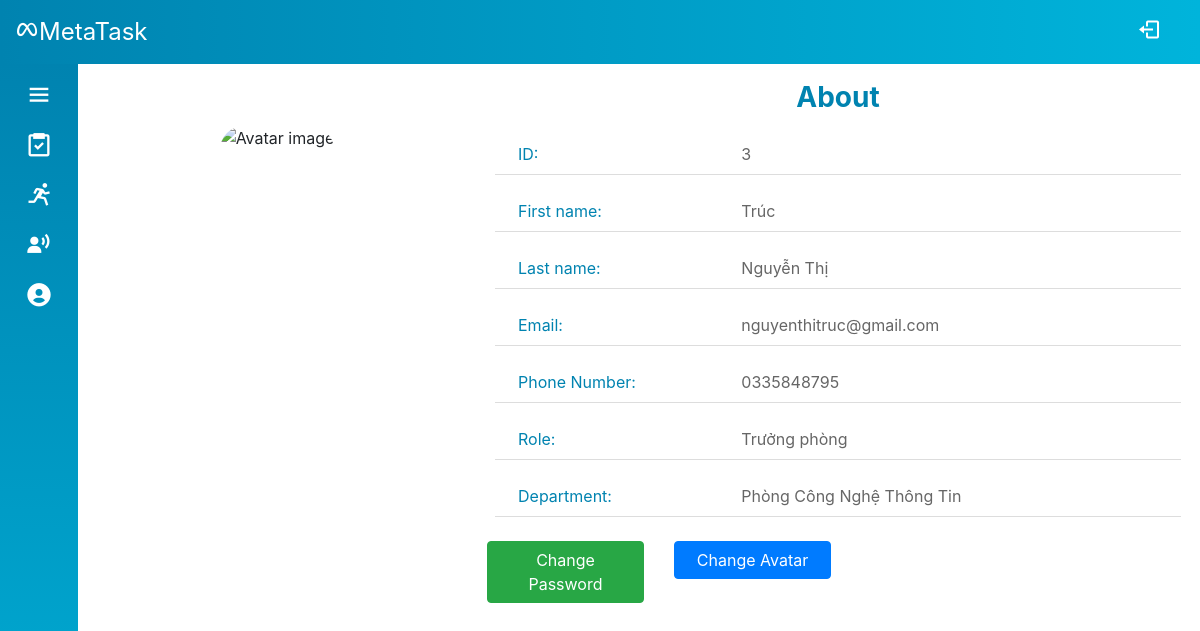
Page /Source/mvc/index.php?controller=user&action=viewProfile (signed in) on the committed database.
### tables this page shows
CREATE TABLE `account_info` (
  `id` int(6) UNSIGNED NOT NULL,
  `firstname` varchar(30) NOT NULL,
  `lastname` varchar(30) NOT NULL,
  `email` varchar(50) DEFAULT NULL,
  `phone` varchar(30) DEFAULT NULL,
  `avatar` varchar(200) DEFAULT NULL,
  `department` int(6) UNSIGNED NOT NULL
);

CREATE TABLE `account` (
  `id` int(6) UNSIGNED NOT NULL,
  `username` varchar(30) NOT NULL,
  `password` varchar(100) NOT NULL,
  `role` int(6) UNSIGNED DEFAULT 1,
  `activated` tinyint(4) DEFAULT 0,
  `token` varchar(50) DEFAULT NULL
);

CREATE TABLE `role` (
  `id` int(6) UNSIGNED NOT NULL,
  `description` varchar(30) NOT NULL
);

CREATE TABLE `department` (
  `id` int(6) UNSIGNED NOT NULL,
  `name` varchar(30) NOT NULL
);

### Source/mvc/controllers/base_controller.php (called while the page is built, shortened)
<?php
    class BaseController {
        protected $name;
        public function render($view, $data = array()) {
            extract($data);
            require_once('views/' .$this->name . '/' . $view . '.php');
            require_once('views/layout/template.php');
        }
    }
?>

### Source/mvc/controllers/user_controller.php (called while the page is built, shortened)
<?php
require_once('models/User.php');
require_once('base_controller.php');
class UserController extends BaseController
{
    public function viewProfile()
    {
        $user = User::get($_SESSION['id']);
        $this->render('viewProfile', array('user' => $user));
    }
}

### Source/mvc/route.php (called while the page is built, shortened)
<?php
$obj = new $className();
$obj->$action();

### Source/mvc/index.php (called while the page is built, shortened)
<?php
require_once('route.php');

### Source/mvc/models/User.php (called while the page is built, shortened)
<?php
class User
{
    public function __construct(
        $id,
        $firstname,
        $lastname,
        $email,
        $phone,
        $avatar,
        $department
    ) {
        $this->id = $id;
        $this->firstname = $firstname;
        $this->lastname = $lastname;
        $this->email = $email;
        $this->phone = $phone;
        $this->avatar = $avatar;
    }
    public static function get($id)
    {
        $sql = "select * from account_info where id = :id";
        $conn = DB::getConnection();
        $stm = $conn->prepare($sql);
        $stm->execute(array('id' => $id));
        if ($item = $stm->fetch()) {
            if ($item['avatar'] === null) {
                $src = "https://www.nj.com/resizer/zovGSasCaR41h_yUGYHXbVTQW2A=/1280x0/smart/cloudfront-us-east-1.images.arcpublishing.com/advancelocal/SJGKVE5UNVESVCW7BBOHKQCZVE.jpg";
                $item['avatar'] = $src;
            }
            return new User($item['id'], $item['firstname'], $item['lastname'], $item['email'], $item['phone'], $item['avatar'], $item['department']);
        }
        return null;
    }
    public static function getDepartmentName($id)
    {
        $sql = "select name from department where id = :id";
        $conn = DB::getConnection();
        $stm = $conn->prepare($sql);
        $stm->execute(array('id' => $id));
        if ($item = $stm->fetch()) {
            return $item['name'];
        }
        return null;
    }
    public static function getRole($id)
    {
        $sql = "select role from account where id = :id";
        $conn = DB::getConnection();
        $stm = $conn->prepare($sql);
        $stm->execute(array('id' => $id));
        if ($item = $stm->fetch()) {
            return $item['role'];
        }
        return null;
    }
    public static function getRoleName($roleID)
    {
        $sql = "select description from role where id = :roleID";
        $conn = DB::getConnection();
        $stm = $conn->prepare($sql);
        $stm->execute(array('roleID' => $roleID));
        if ($item = $stm->fetch()) {
            return $item['description'];
        }
        return null;
    }
}

### Source/mvc/views/user/viewProfile.php (the view, shortened to what this page needs)
<div class="container-fluid">
    <div class="row">
        <div class="col-12 col-md-4 text-center">
            <div class="
                profile-img
                d-flex
                justify-content-center
                align-items-center
              ">
                <img src="<?= $user->avatar ?>" alt="Avatar image" />
            </div>
        </div>
        <div class="col-12 col-md-8">
            <div class="profile-info">
                <div class="info-header">About</div>
                <div class="info-body">
                    <ul class="info-list">
                        <li class="row">
                            <div class="col-12 col-md-4 info-label">ID:</div>
                            <div class="col-12 col-md-8 info-content">
                                <?= $user->id ?>
                            </div>
                        </li>
                        <li class="row">
                            <div class="col-12 col-md-4 info-label">First name:</div>
                            <div class="col-12 col-md-8 info-content">
                                <?= $user->firstname ?>
                            </div>
                        </li>
                        <li class="row">
                            <div class="col-12 col-md-4 info-label">Last name:</div>
                            <div class="col-12 col-md-8 info-content">
                                <?= $user->lastname ?>
                            </div>
                        </li>
                        <li class="row">
                            <div class="col-12 col-md-4 info-label">Email:</div>
                            <div class="col-12 col-md-8 info-content">
                                <?= $user->email ?>
                            </div>
                        </li>
                        <li class="row">
                            <div class="col-12 col-md-4 info-label">Phone Number:</div>
                            <div class="col-12 col-md-8 info-content">
                                <?= $user->phone ?>
                            </div>
                        </li>
                        <li class="row">
                            <div class="col-12 col-md-4 info-label">Role:</div>
                            <div class="col-12 col-md-8 info-content">
                                <?= USER::getRoleName(USER::getRole($user->id)) ?>
                            </div>
                        </li>
                        <li class="row">
                            <div class="col-12 col-md-4 info-label">Department:</div>
                            <div class="col-12 col-md-8 info-content">
                                <?= USER::getDepartmentName($user->department) ?>
                            </div>
                        </li>
                        <div class="row">
                            <div class="col-12 col-md-3">
                                <button class="btn btn-success m-2 w-100" data-toggle="modal" data-target="#changePass-modal">
                                    Change Password
                                </button>
                            </div>
                            <div class="col-12 col-md-3">
                                <button class="btn btn-primary m-2 w-100" data-toggle="modal" data-target="#upload-modal">
                                    Change Avatar
                                </button>
                            </div>
                        </div>
                    </ul>
                </div>
            </div>
        </div>
    </div>
</div>

### Source/mvc/style.css (style rules this page uses)
* { padding: 0; margin: 0; box-sizing: border-box; list-style-type: none; }
body { position: relative; min-height: 100vh; width: 100%; }
.profile-info, .profile-img { height: 360px; }
.profile-img img { max-width: 240px; height: 72%; border-radius: 24px; }
.modal .modal-header .modal-title, .profile-info .info-header { text-align: center; font-size: 28px; font-weight: 700; color: #0083b0; }
.profile-info .info-list li { margin: 16px; padding: 8px; border-bottom: 1px solid #ddd; }
.profile-info .info-list .info-label { color: #0083b0; }
.profile-info .info-list .info-content { color: #666; }

### rows in the picture
account_info: id "3", firstname "Trúc", lastname "Nguyễn Thị", email "nguyenthitruc@gmail.com", phone "0335848795", id.description "Trưởng phòng", department.name "Phòng Công Nghệ Thông Tin"
